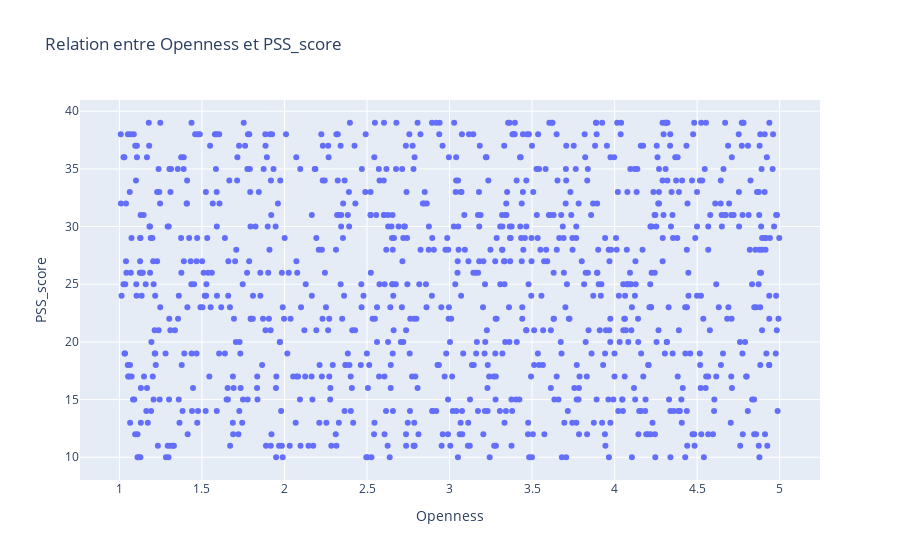
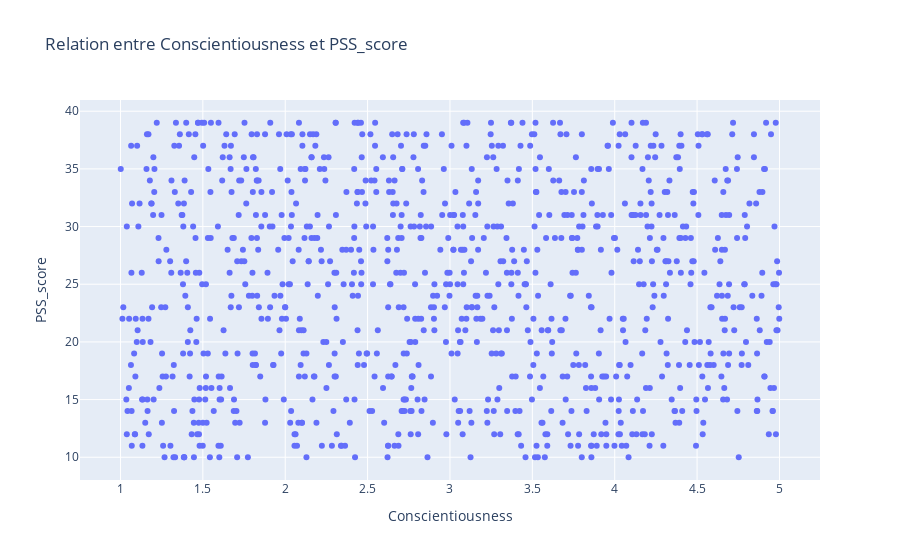
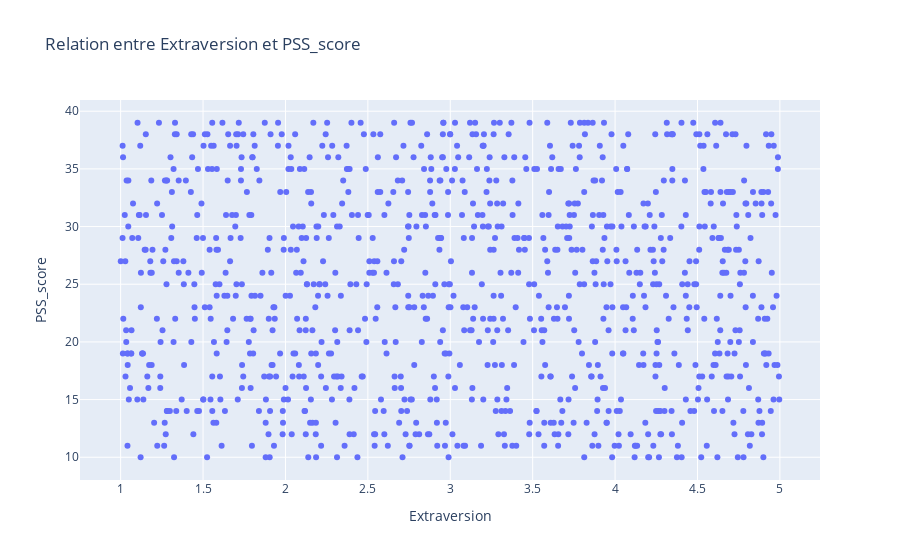
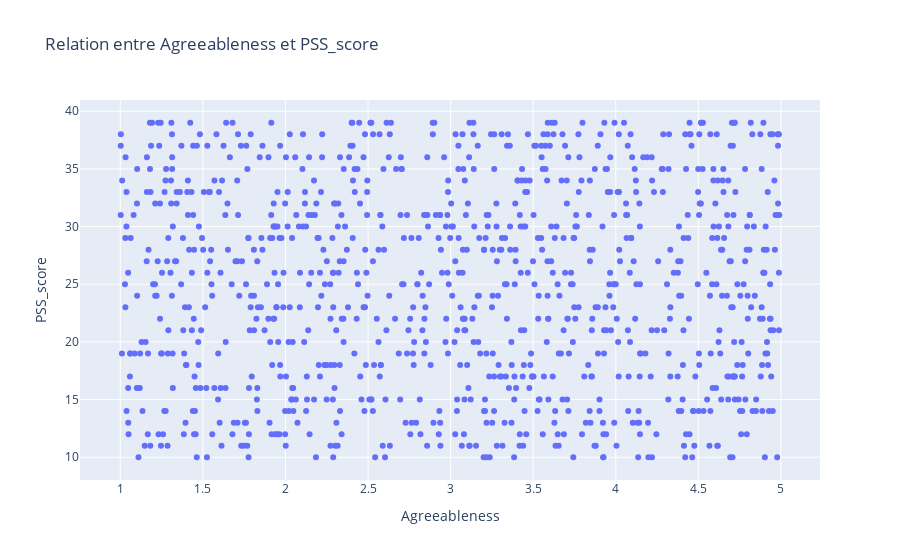

The code cell stored with these charts, in order, in its notebook:
### Code cell
for var in variables_continues:
    fig = dfs_stress_ps.plot.scatter(x=var, y="PSS_score", title=f"Relation entre {var} et PSS_score")
    fig.show()

### Figure 1 — Plotly figure (JSON) as saved in the notebook; plotly's stock layout.template omitted (floating-point values rounded to 4 significant figures; data arrays with more than 128 entries replaced by an {"elided": "..."} marker saying what was removed)
{"data": [{"hovertemplate": "Openness=%{x}<br>PSS_score=%{y}<extra></extra>", "legendgroup": "", "marker": {"color": "#636efa", "symbol": "circle"}, "mode": "markers", "name": "", "orientation": "v", "showlegend": false, "type": "scatter", "x": {"elided": "1000 float values"}, "xaxis": "x", "y": {"elided": "1000 int values"}, "yaxis": "y"}], "layout": {"legend": {"tracegroupgap": 0}, "title": {"text": "Relation entre Openness et PSS_score"}, "xaxis": {"anchor": "y", "domain": [0, 1], "title": {"text": "Openness"}}, "yaxis": {"anchor": "x", "domain": [0, 1], "title": {"text": "PSS_score"}}}}

### Figure 2 — Plotly figure (JSON) as saved in the notebook; plotly's stock layout.template omitted (floating-point values rounded to 4 significant figures; data arrays with more than 128 entries replaced by an {"elided": "..."} marker saying what was removed)
{"data": [{"hovertemplate": "Conscientiousness=%{x}<br>PSS_score=%{y}<extra></extra>", "legendgroup": "", "marker": {"color": "#636efa", "symbol": "circle"}, "mode": "markers", "name": "", "orientation": "v", "showlegend": false, "type": "scatter", "x": {"elided": "1000 float values"}, "xaxis": "x", "y": {"elided": "1000 int values"}, "yaxis": "y"}], "layout": {"legend": {"tracegroupgap": 0}, "title": {"text": "Relation entre Conscientiousness et PSS_score"}, "xaxis": {"anchor": "y", "domain": [0, 1], "title": {"text": "Conscientiousness"}}, "yaxis": {"anchor": "x", "domain": [0, 1], "title": {"text": "PSS_score"}}}}

### Figure 3 — Plotly figure (JSON) as saved in the notebook; plotly's stock layout.template omitted (floating-point values rounded to 4 significant figures; data arrays with more than 128 entries replaced by an {"elided": "..."} marker saying what was removed)
{"data": [{"hovertemplate": "Extraversion=%{x}<br>PSS_score=%{y}<extra></extra>", "legendgroup": "", "marker": {"color": "#636efa", "symbol": "circle"}, "mode": "markers", "name": "", "orientation": "v", "showlegend": false, "type": "scatter", "x": {"elided": "1000 float values"}, "xaxis": "x", "y": {"elided": "1000 int values"}, "yaxis": "y"}], "layout": {"legend": {"tracegroupgap": 0}, "title": {"text": "Relation entre Extraversion et PSS_score"}, "xaxis": {"anchor": "y", "domain": [0, 1], "title": {"text": "Extraversion"}}, "yaxis": {"anchor": "x", "domain": [0, 1], "title": {"text": "PSS_score"}}}}

### Figure 4 — Plotly figure (JSON) as saved in the notebook; plotly's stock layout.template omitted (floating-point values rounded to 4 significant figures; data arrays with more than 128 entries replaced by an {"elided": "..."} marker saying what was removed)
{"data": [{"hovertemplate": "Agreeableness=%{x}<br>PSS_score=%{y}<extra></extra>", "legendgroup": "", "marker": {"color": "#636efa", "symbol": "circle"}, "mode": "markers", "name": "", "orientation": "v", "showlegend": false, "type": "scatter", "x": {"elided": "1000 float values"}, "xaxis": "x", "y": {"elided": "1000 int values"}, "yaxis": "y"}], "layout": {"legend": {"tracegroupgap": 0}, "title": {"text": "Relation entre Agreeableness et PSS_score"}, "xaxis": {"anchor": "y", "domain": [0, 1], "title": {"text": "Agreeableness"}}, "yaxis": {"anchor": "x", "domain": [0, 1], "title": {"text": "PSS_score"}}}}
